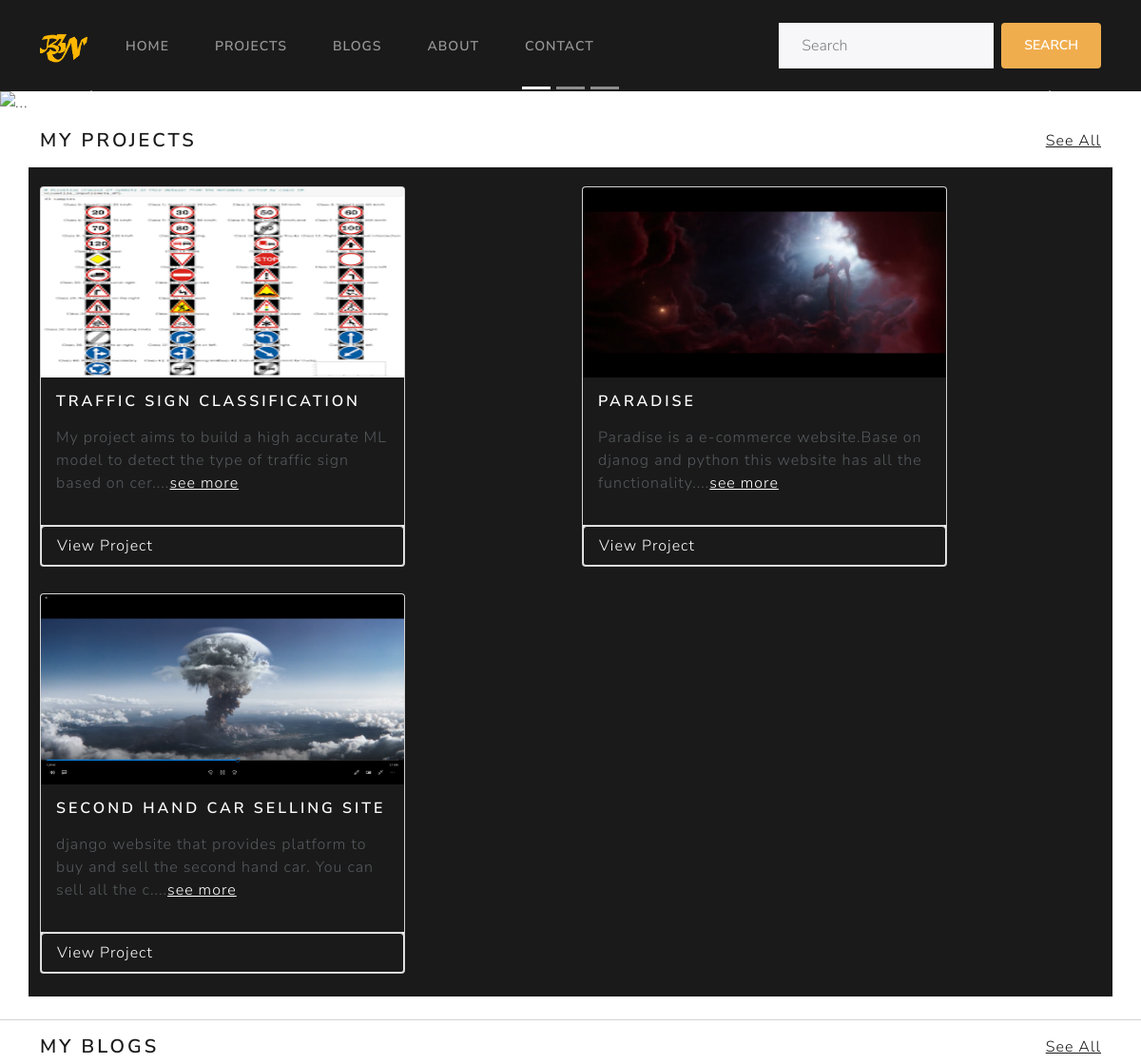
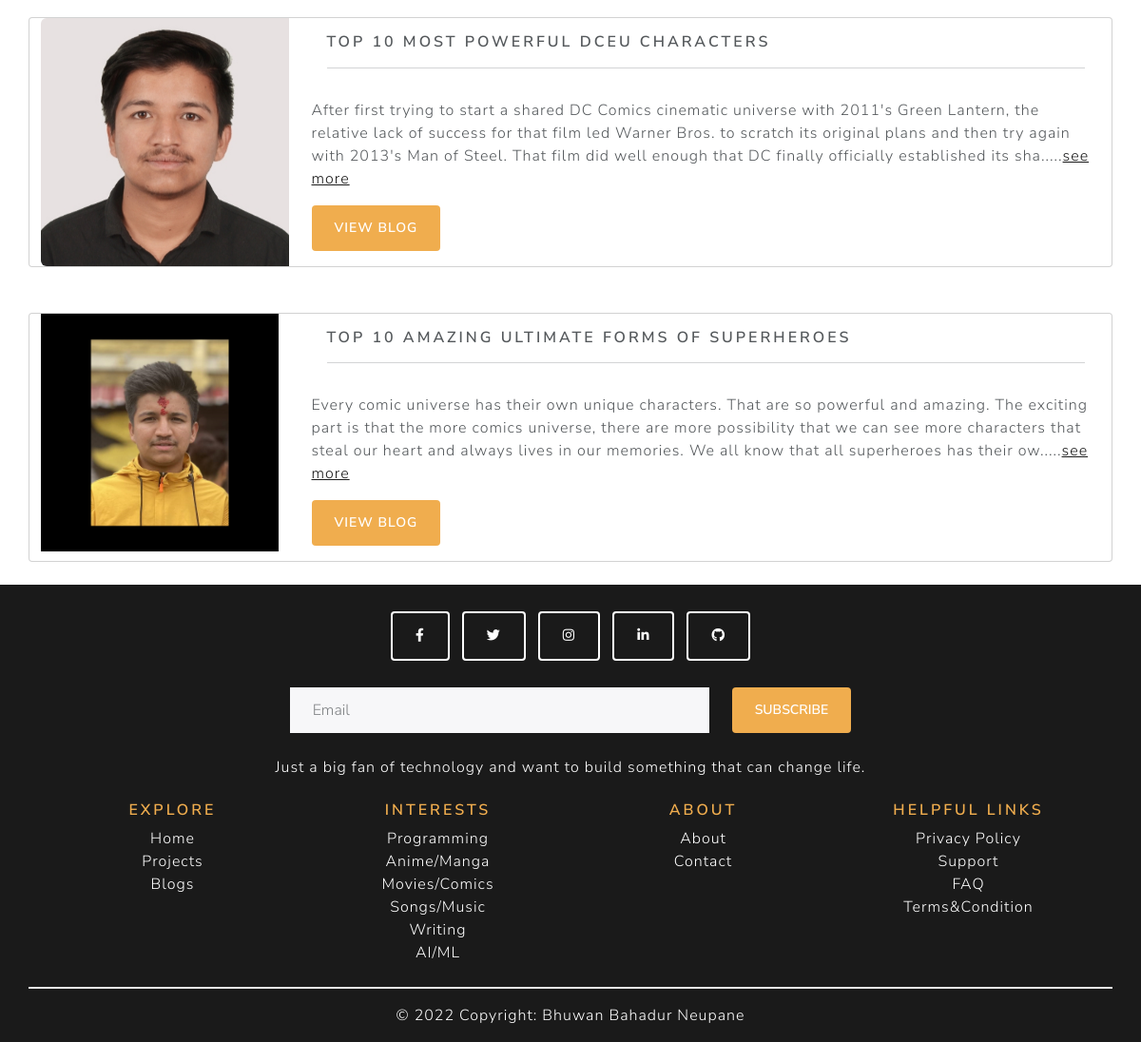
The page / on the database its author committed (2 pictures, top to bottom).
### portfolio/models.py (models this page shows, shortened)
class Portfolio(models.Model):
	id = models.AutoField(primary_key=True)
	title = models.CharField(max_length=400)
	image = models.ImageField(upload_to='media/', blank=True, null=True)
	summary = models.TextField(null=True, blank=True)
	desc  = RichTextField()
	url = models.URLField( blank=True, null=True)

class Blogs(models.Model):
	id = models.AutoField(primary_key=True)
	title = models.CharField(max_length=400)
	image = models.ImageField(upload_to='media/', blank=True, null=True)
	summary = models.TextField(null=True, blank=True)
	desc  = RichTextField()

### portfolio/views.py (the view)
# urls.py: 2. Add a URL to urlpatterns:  path('', views.home, name='home')
def home(request):
	portfolios = Portfolio.objects.all()
	blogs = Blogs.objects.all()
	context = {'portfolios':portfolios, 'blogs':blogs}
	return render(request, 'home.html', context=context)

### templates/home.html (shortened to what this page needs)
{% extends 'index.html' %}
{% load static %}
{% block content %}
<div id="carouselExampleCaptions" class="carousel slide  mb-3" data-bs-ride="carousel">
  <div class="carousel-indicators">
    <button type="button" data-bs-target="#carouselExampleCaptions" data-bs-slide-to="0" class="active" aria-current="true" aria-label="Slide 1"></button>
    <button type="button" data-bs-target="#carouselExampleCaptions" data-bs-slide-to="1" aria-label="Slide 2"></button>
    <button type="button" data-bs-target="#carouselExampleCaptions" data-bs-slide-to="2" aria-label="Slide 3"></button>
  </div>
  <div class="carousel-inner">
    <div class="carousel-item active">
      <img src="https://jssors8.azureedge.net/demos/image-slider/img/px-fun-man-person-2361598-image.jpg" class="d-block w-100" alt="...">
      <div class="carousel-caption d-none d-md-block">
      </div>
    </div>
  </div>
  <button class="carousel-control-prev" type="button" data-bs-target="#carouselExampleCaptions" data-bs-slide="prev">
    <span class="carousel-control-prev-icon" aria-hidden="true"></span>
  </button>
  <button class="carousel-control-next" type="button" data-bs-target="#carouselExampleCaptions" data-bs-slide="next">
    <span class="carousel-control-next-icon" aria-hidden="true"></span>
  </button>
</div>
<div class='container'>
  <div class='row'>
    <div class='col'>
      <p class=" h4">My Projects</p>
    </div>
    <div class='col'>
      <p class="text-end "><a href='{% url 'portfolio' %}'>See All</a></p>
    </div>
  </div>
</div>
<div class="container bg-primary pt-3 mb-4">
<div class="row">
  {% if portfolios %}
  {% for x in portfolios  %}
	<div class="col mb-4 mt-1">
		<div class="card" style="width: 24rem;">
  <img class="card-img-top" src="{{ x.image.url }}" alt="Card image cap" height='200px' width='300px'>
  <div class="card-body bg-primary">
    <h5 class="card-title text-white">{{x.title}}</h5>
    <p class="card-text text-white">
    {% if x.desc|length > 100 %}
     {{x.desc|slice:100|safe}}....<a href='#' class='text-white'>see more</a>
     {% else %}
     {{x.desc|safe}}
     {% endif %}
    </p>
  </div>
    <ul class="list-group">
      <li class="list-group-item  bg-primary"><a class='nav-link text-white' href="{{x.url}}" target='_blank'>View Project</a></li>
  </ul>
</div>
	</div>
  {% endfor %}
  {% endif %}
</div>
</div>
<hr class=' container-fluid bg-primary'></hr>
<div class='container'>
  <div class='row'>
    <div class='col'>
      <p class=" h4">My Blogs</p>
    </div>
    <div class='col'>
      <p class="text-end "><a href='{% url 'blogs' %}'>See All</a></p>
    </div>
  </div>
</div>
<div class='mb-4 mt-2'>
  {% if blogs %}
  {% for x in blogs %}
  <div class='d-flex justify-content-center'>
    <div class=" container card mb-4 " >
      <div class="row">
        <div class="col-3">
          {% if x.image %}
            <img src=" {{x.image.url}}" alt="" class="" height='250px' width='250px'/>
          {% else %}
          <img src=" {% static 'img/bhu.jpg' %}" alt="Trendy Pants and Shoes" class="img-fluid rounded-start"/>
          {% endif %}
        </div>
        <div class="col-9">
          <div class="card-body bg-secondary">
            <h5 class="card-title">{{x.title}}</h5>
            <hr class='container bg-primary'></div>
            <p class="card-text">
              {% if x.summary|length > 300 %}
              {{x.summary|slice:300}}.....<a href='#'>see more</a>
              {% else %}
              {{x.summary}}
              {% endif %}
            </p>
            <p> <a href="#" class="btn bg-warning text-white">View Blog</a></p>
          </div>
        </div>
      </div>
    </div>
  </div>
  {% endfor %}
  {% endif %}
{% endblock content %}

### static/css/style.css (style rules this page uses)
* { box-sizing: border-box; }
body { margin: 0; font-family: Arial, Helvetica, sans-serif; }

### rows shown on the page
Portfolio: image (picture), title "TRAFFIC SIGN CLASSIFICATION", desc "My project aims to build a high accurate ML model to detect the type of traffic sign based on cer"
Portfolio: image (picture), title "PARADISE", desc "Paradise is a e-commerce website.Base on djanog and python this website has all the functionality"
Portfolio: image (picture), title "SECOND HAND CAR SELLING SITE", desc "django website that provides platform to buy and sell the second hand car. You can sell all the c"
Blogs: title "TOP 10 MOST POWERFUL DCEU CHARACTERS", summary "After first trying to start a shared DC Comics cinematic universe with 2011's Green Lantern, the relative lack of success for that film led Warner Bros. to scratch its original plans and then try again with 2013's Man of Steel. That film did well enough that DC finally officially established its sha"
Blogs: image (picture), title "TOP 10 AMAZING ULTIMATE FORMS OF SUPERHEROES", summary "Every comic universe has their own unique characters. That are so powerful and amazing. The exciting part is that the more comics universe, there are more possibility that we can see more characters that steal our heart and always lives in our memories. We all know that all superheroes has their ow"
